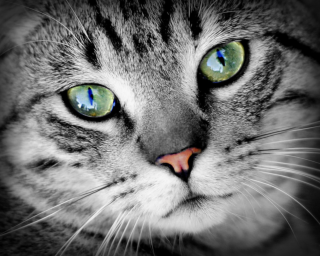
#> input picture imgs/cat.png, 320 x 256 px
$ jupyter execute 2_basics.ipynb
#> lines starting #> are read from the running program, lines starting #| are printed output that depends on the picture
[cell 1]
2+2

[cell 2]
50 - 5 * 6

[cell 3]
8 / 5

[cell 4]
17 / 3

[cell 5]
17 // 3

[cell 6]
17 % 3

[cell 7]
5 * 3 + 2

[cell 8]
width = 20
height = 5 * 9
width * height

[cell 9]
squares = [1, 4, 9, 16, 25]
squares

[cell 10]
squares[0]

[cell 11]
squares[-1]

[cell 12]
squares[-3:]

[cell 13]
x = int(input('Your value: '))
#> the answer given: 3
if x > 3:
    print('Big')
elif x == 3:
    print('Medium')
else:
    print('Small')

[cell 14]
c = 0
while True:
    c += 1
    print(c)
    if c == 5:
        break

[cell 15]
for i in range(10):
    print(i)

[cell 16]
import numpy as np

[cell 17]
X = np.zeros(5)
X

[cell 18]
X = np.zeros((3, 4))
X

[cell 19]
X = np.array([[1, 2, 3], [4, 5, 6]])
X

[cell 20]
X.shape

[cell 21]
import matplotlib.pyplot as plt
plt.ion()

[cell 22]
from skimage import io
im = io.imread('./imgs/cat.png')
#> im is the input picture: shape (256, 320, 3); mean R, G, B 111.1, 111.4, 110.9
plt.imshow(im)

# 練習問題

1. 画素値が赤，青，緑となる画像（縦1画素，横3画素）を作成，表示し，保存せよ．

[cell 23]
import numpy as np
import matplotlib.pyplot as plt
from skimage import io

img = np.zeros([1, 3, 3], dtype=np.uint8)

img[0, 0, 0] = 255  # R
img[0, 1, 2] = 255  # B
img[0, 2, 1] = 255  # G

plt.imshow(img) # 表示
io.imsave('results/RBG.png', img) # 保存
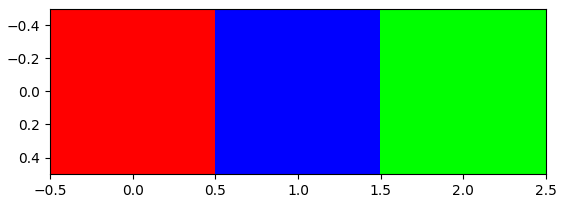
#> figure drawn by matplotlib, 1 panel

2. 次の画像を作成せよ．縦100画素，幅300画素，幅0-99画素は赤．100-199は青，200-299画素は緑．

[cell 24]
import numpy as np
import matplotlib.pyplot as plt
from skimage import io

img = np.zeros([100, 300, 3], dtype=np.uint8)

img[:, :100, 0] = 255  # R
img[:, 100:200, 2] = 255  # B
img[:, 200:, 1] = 255  # G

plt.imshow(img) # 表示
io.imsave('results/RBG_large.png', img) # 保存
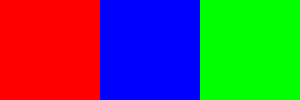
#> saved as RBG_large.png: shape (100, 300, 3); mean R, G, B 85, 85, 85
